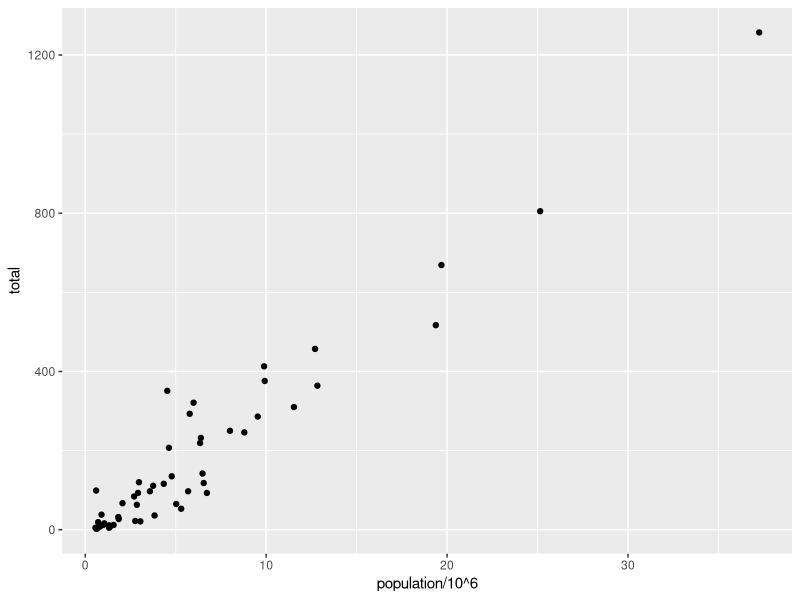
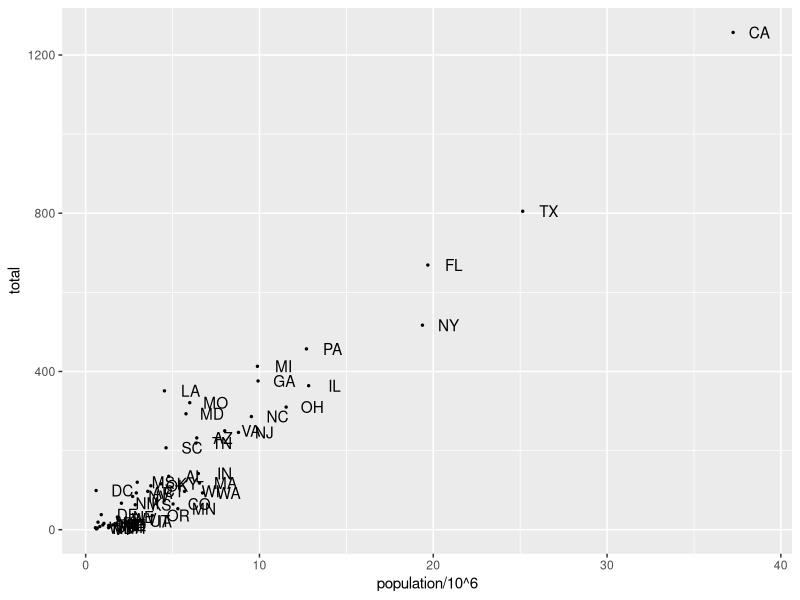
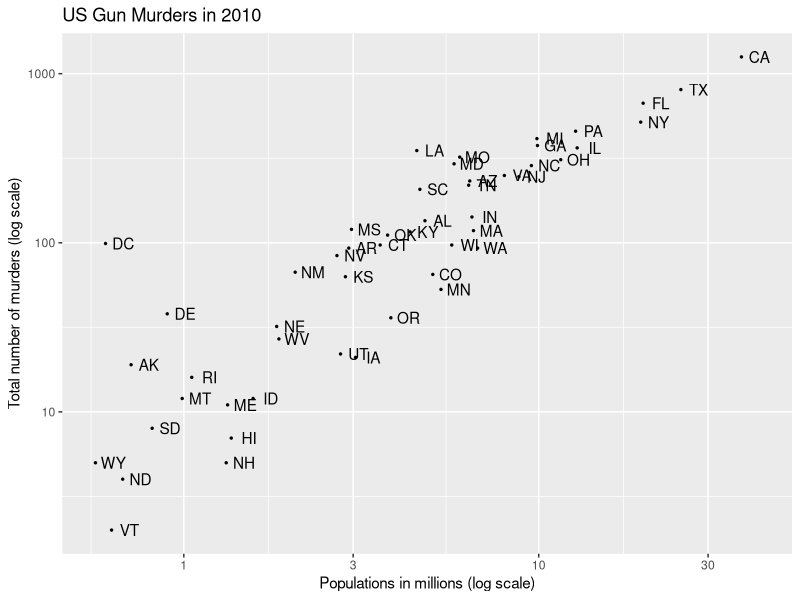
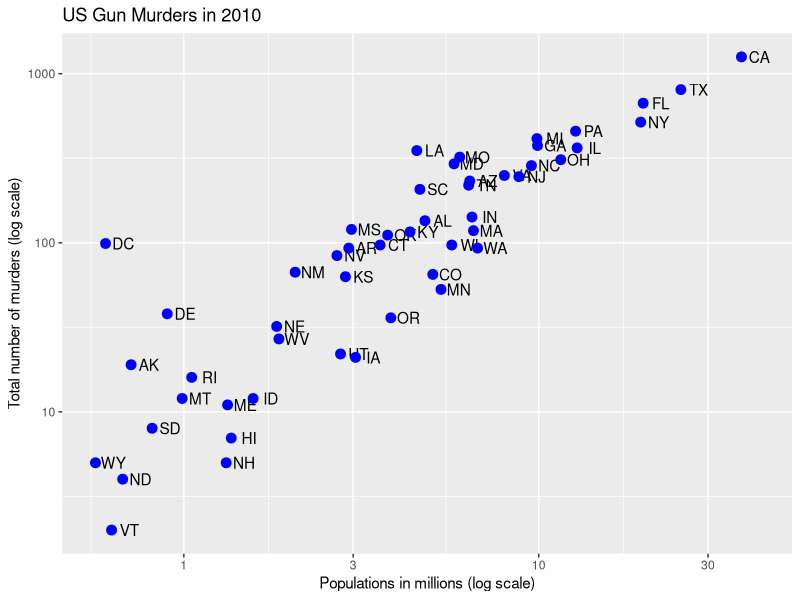
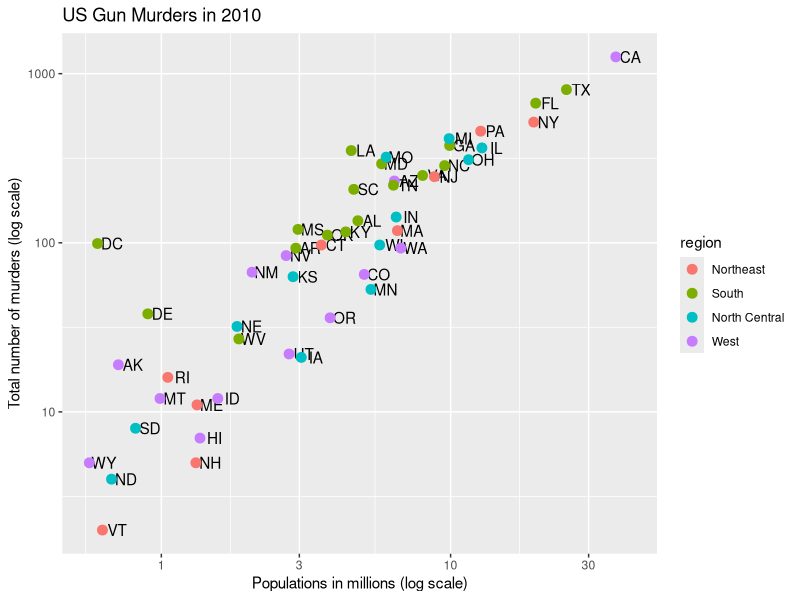
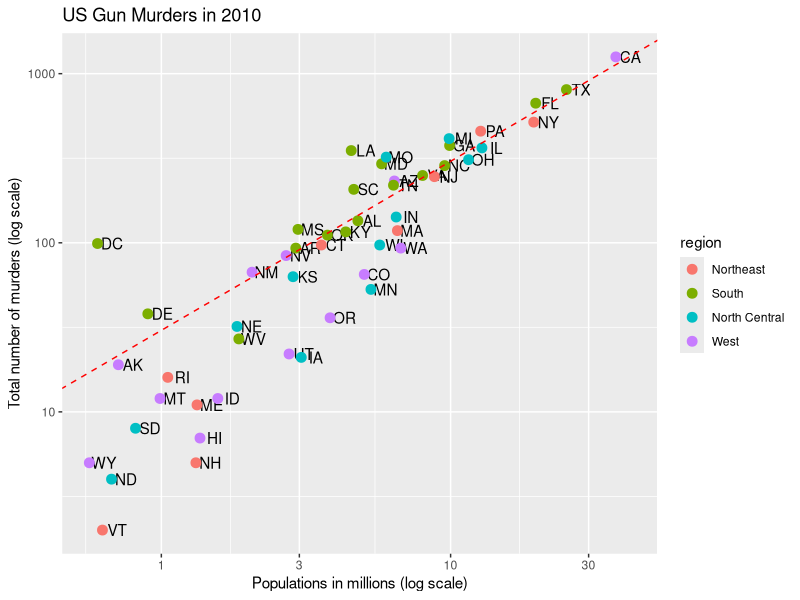
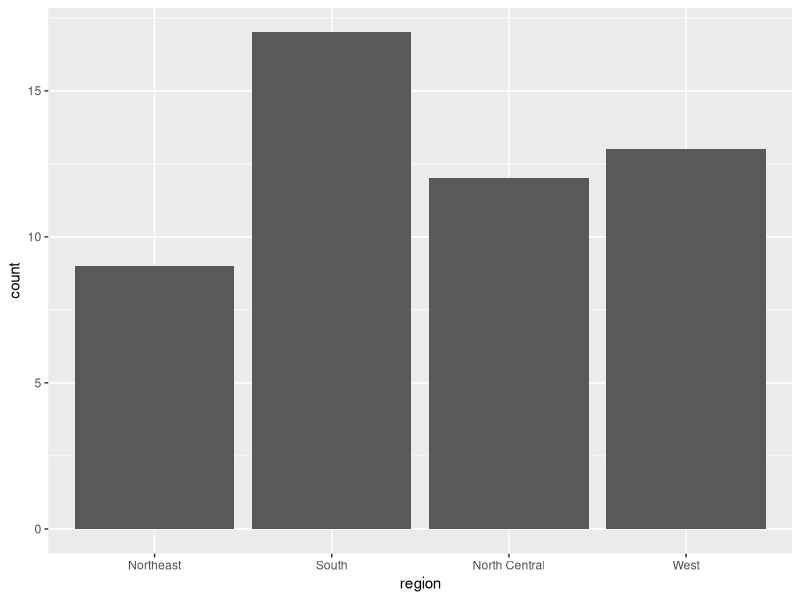
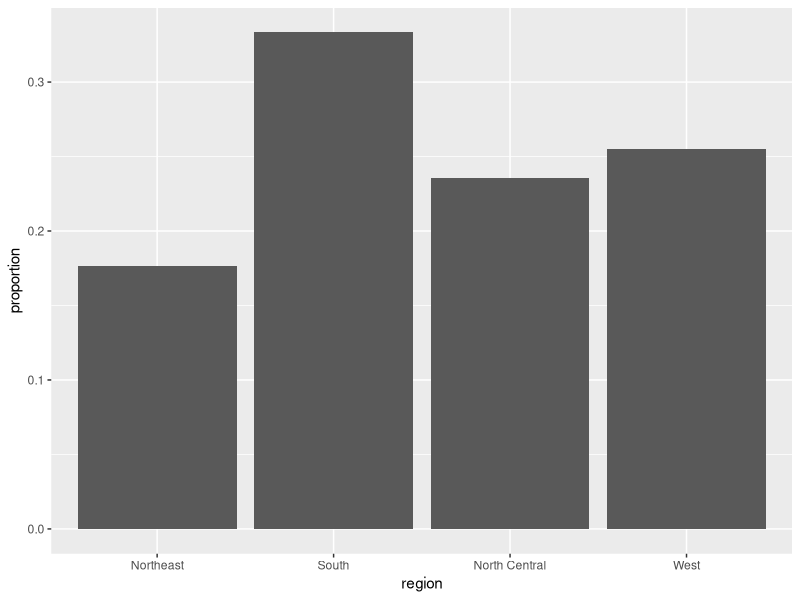

Recreate these plots in R, in order.
# install.packages(c("dslab", "tidyverse"))
library(dplyr)
library(tidyr)
library(dslabs)
library(ggplot2)

##### Aesthetic mappings #####
data("murders")

# Basic scatter plots
murders %>% ggplot() + 
  geom_point(aes(x = population/10^6, y = total))

# With text labels of points
p <- ggplot(data = murders)
p + geom_point(aes(population/10^6, total), size = 0.5) +
  geom_text(aes(population/10^6, total, label = abb), nudge_x = 1.5)

# With transformed scales, axes, titles
p <- murders %>% ggplot(aes(population/10^6, total, label = abb))
p + geom_point(size = 0.5) + 
  geom_text(nudge_x = 0.05) +
  scale_x_continuous(trans = "log10") +
  scale_y_continuous(trans = "log10") +
  xlab("Populations in millions (log scale)") + 
  ylab("Total number of murders (log scale)") +
  ggtitle("US Gun Murders in 2010")

# Categories as colors
p <-  murders %>% ggplot(aes(population/10^6, total, label = abb)) +   
  geom_text(nudge_x = 0.05) + 
  scale_x_log10() +
  scale_y_log10() +
  xlab("Populations in millions (log scale)") + 
  ylab("Total number of murders (log scale)") +
  ggtitle("US Gun Murders in 2010")
p + geom_point(size = 3, color ="blue")
p + geom_point(aes(col=region), size = 3)

# Regression line
r <- murders %>% 
  summarize(rate = sum(total) /  sum(population) * 10^6) %>% 
  pull(rate)
p + geom_point(aes(col=region), size = 3) + 
  geom_abline(intercept = log10(r), lty = 2, color = "red")

# Basic bar plots
murders %>% ggplot(aes(region)) + geom_bar() # counts
tab <- murders %>% 
  count(region) %>% 
  mutate(proportion = n/sum(n))
tab %>% ggplot(aes(region, proportion)) + geom_bar(stat = "identity") # proportion

##### Distributions #####
data("heights")

# Histograms
heights %>% 
  filter(sex == "Female") %>% 
  ggplot(aes(height)) + 
  geom_histogram(binwidth = 1, fill = "blue", col = "black")

# Densities
heights %>% 
  filter(sex == "Female") %>%
  ggplot(aes(height)) +
  geom_density(fill="blue")
